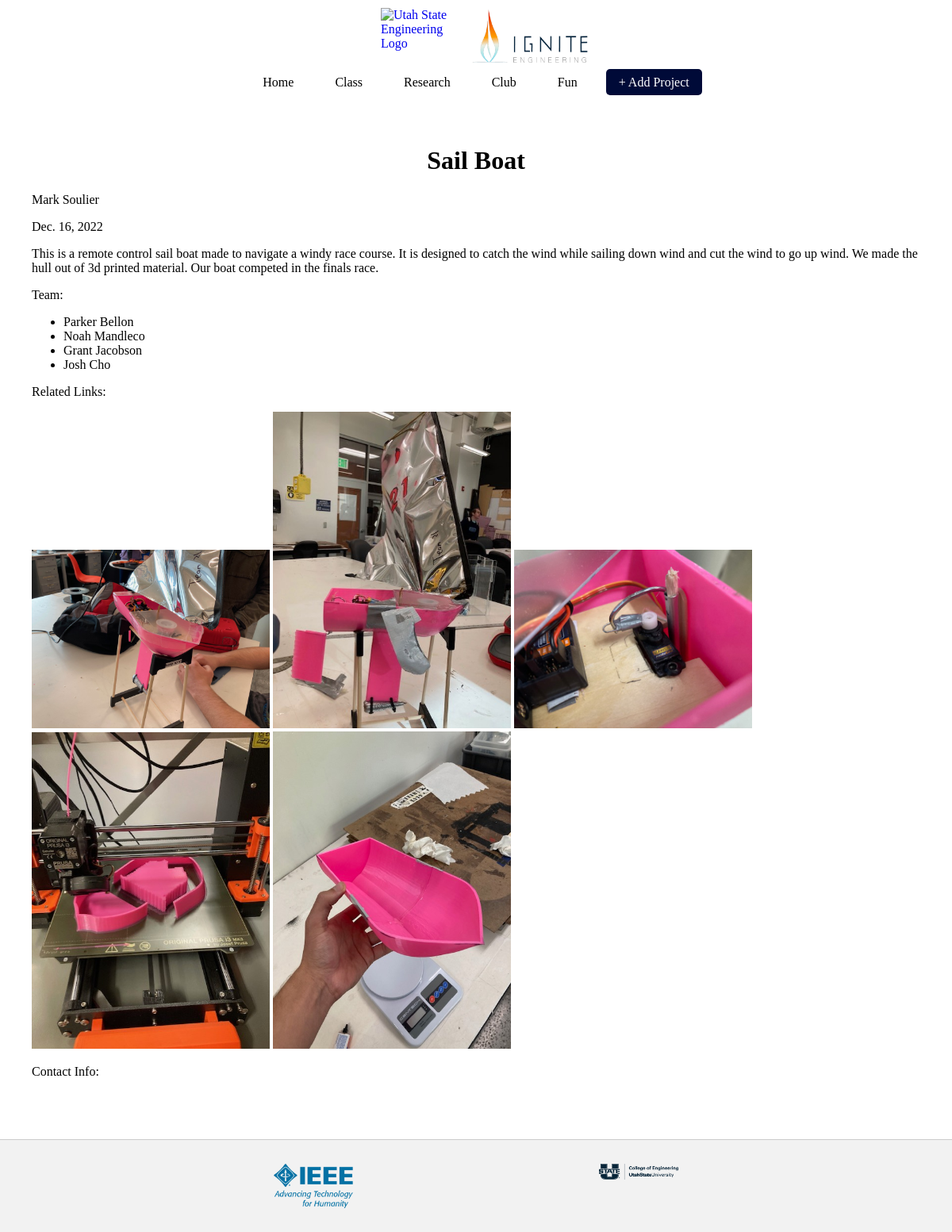
The app's page /project/3/ with its own data.
### gallery/models.py (models this page shows, shortened)
class Project(models.Model):
    name = models.CharField(max_length=200)
    owner = models.CharField(max_length=200)
    team = models.TextField(blank=True, null=True)
    contact_info = models.CharField(max_length=200, blank=True, default="No contact info")
    related_links = models.CharField(max_length=200, blank=True, default="No related links")
    description = models.TextField(blank=True, default="No description")
    date_made = models.DateTimeField("date project made")
    category = models.CharField(max_length=200)
    sub_category = models.CharField(max_length=200, blank=True, default="No sub category")
    entity = models.CharField(max_length=200, blank=True, default="No entity")
    image = models.ImageField(upload_to="images/")
    image2 = models.ImageField(upload_to="images/", blank=True, null=True)
    image3 = models.ImageField(upload_to="images/", blank=True, null=True)
    image4 = models.ImageField(upload_to="images/", blank=True, null=True)
    image5 = models.ImageField(upload_to="images/", blank=True, null=True)
    submitted_date = models.DateTimeField("date submited",default=timezone.now)
    approved = models.BooleanField(default=False)
    def get_related_links(self):
        if self.related_links and self.related_links != "No related links":
            return self.related_links.split(",")
        return []
    def get_contact_info(self):
        if self.contact_info and self.contact_info != "No contact info":
            return self.contact_info.split(",")
        return []
    def get_team(self):
        if self.team:
            return self.team.split(",")
        return []

### gallery/views.py (the view)
# urls.py: path("project/<int:project_id>/", views.project_view, name="project_view"),
def project_view(request, project_id):
    project = get_object_or_404(Project, pk=project_id)
    context = {"project": project}
    return render(request, "gallery/project_view.html", context)

### gallery/templates/gallery/project_view.html (shortened to what this page needs)
{% extends "gallery/base.html" %}
{% block content %}
<div class="project-container">
    <h1 style="text-align: center;">{{ project.name }}</h1>
    <p style="font-size: 16px;">{{ project.owner }}</p>
    <p>{{ project.date_made.date }}</p>
    <p style="font-size: 16px;">{{ project.description }}</p>
    <p>Team:</p>
    <ul>
        {% for team_member in project.get_team %}
            <li>{{ team_member }}</li>
        {% endfor %}
    </ul>
    <p>Related Links:</p>
    {% if project.image %}
        <img src="{{ project.image.url }}" alt="{{ project.name }} Image" style="max-width: 300px;">
    {% endif %}
    {% if project.image2 %}
        <img src="{{ project.image2.url }}" alt="{{ project.name }} Image 2" style="max-width: 300px;">
    {% endif %}
    {% if project.image3 %}
        <img src="{{ project.image3.url }}" alt="{{ project.name }} Image 3" style="max-width: 300px;">
    {% endif %}
    {% if project.image4 %}
        <img src="{{ project.image4.url }}" alt="{{ project.name }} Image 4" style="max-width: 300px;">
    {% endif %}
    {% if project.image5 %}
        <img src="{{ project.image5.url }}" alt="{{ project.name }} Image 5" style="max-width: 300px;">
    {% endif %}
    <p>Contact Info:</p>
</div>
{% endblock %}

### gallery/static/gallery/main.css (style rules this page uses)
body { margin: 0; padding: 0; background-color: #ffffff; }

### gallery/static/gallery/project_display.css (style rules this page uses)
.project-container { padding: 40px; }

### records on screen
Project: name "Sail Boat", owner "Mark Soulier", date_made "Dec. 16, 2022", description "This is a remote control sail boat made to navigate a windy race course. It is designed to catch the wind while sailing down wind and cut the wind to go up wind. We made the hull out of 3d printed material. Our boat competed in the finals race.", image (picture), image2 (picture), image3 (picture), image4 (picture), image5 (picture)

### other values on screen
{{ team_member }} "Parker Bellon" "Noah Mandleco" "Grant Jacobson" "Josh Cho"
